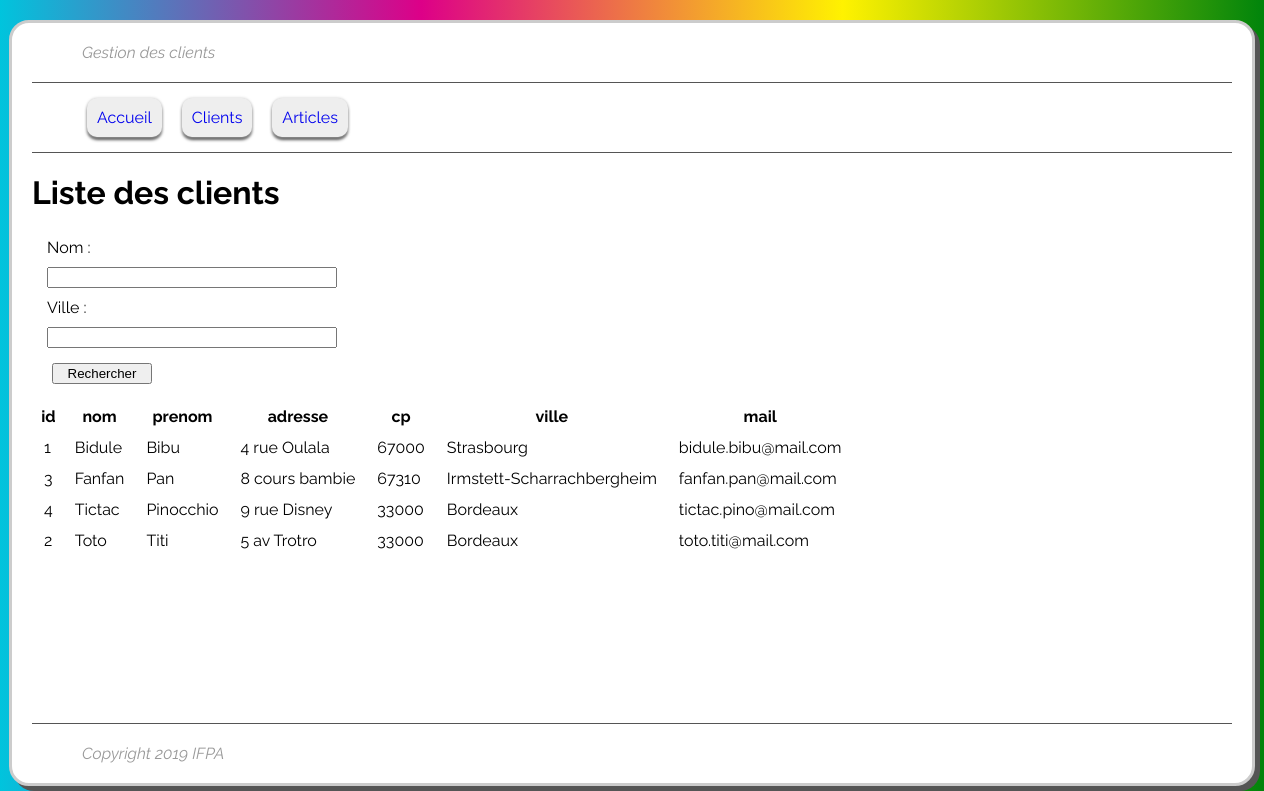
The app's page /?p=clients with its own data.
### tables this page shows
CREATE TABLE `clients` (
  `id` int(11) NOT NULL,
  `nom` varchar(255) NOT NULL,
  `prenom` varchar(255) NOT NULL,
  `adresse` varchar(255) NOT NULL,
  `cp` varchar(255) NOT NULL,
  `ville` varchar(255) NOT NULL,
  `mail` varchar(255) NOT NULL
);

### controler/clients.php (called while the page is built)
<?php
function rechClients($nom = null, $ville = null){
   try{
      $listeClients = getClients($nom, $ville);
      require_once('vues/vue-clients.php');
   }
   catch(Exception $erreur){
      affichErreur($erreur);
   }
}
?>

### modeles/modele.php (called while the page is built, shortened)
<?php
function getConnex(){
   $hote = 'localhost';
   $bdd = 'poo';
   $utilisateur = 'poo';
   $mdp = 'poo';
   $pdo = new PDO('mysql:host='.$hote.';dbname='.$bdd, $utilisateur, $mdp);
   return $pdo;
}
function getClients($nom = null, $ville = null){
   $pdo = getConnex();
   $requete = $pdo->prepare('SELECT * from clients WHERE nom LIKE ? and ville LIKE ? ORDER BY nom, ville;');
   $requete->execute(array($nom.'%', $ville.'%'));
   $liste = $requete->fetchAll(PDO::FETCH_ASSOC);
   return $liste;
}

### vues/vue-clients.php (the view, shortened to what this page needs)
   <h1>Liste des clients</h1>
<form action="" method="get">
<label for="nom">Nom :</label><input type="text" id="nom" name="nom">
<label for="ville">Ville :</label><input type="text" id="ville" name="ville">
<button type="submit">Rechercher</button>
</form>
   <table>
      <thead>
         <tr>
            <th>id</th>
            <th>nom</th>
            <th>prenom</th>
            <th>adresse</th>
            <th>cp</th>
            <th>ville</th>
            <th>mail</th>
         </tr>
      </thead>
      <tbody>
      <?php foreach($listeClients as $ligne): ?>
         <tr>
            <td> <?php echo $ligne['id']; ?> </td>
            <td> <?php echo $ligne['nom']; ?> </td>
            <td> <?php echo $ligne['prenom']; ?> </td>
            <td> <?php echo $ligne['adresse']; ?> </td>
            <td> <?php echo $ligne['cp']; ?> </td>
            <td> <?php echo $ligne['ville']; ?> </td>
            <td> <?php echo $ligne['mail']; ?> </td>
         </tr>
         <?php endforeach; ?>
      </tbody>
   </table>
<?php require_once("templates/template.php"); ?>

### style.css (style rules this page uses)
body { background : linear-gradient(to right, #00c4dd, #dd0088, #fff200, #00840b); height: 100vh; font-family: "Raleway"; }
th { padding-bottom: 5px; }
td { padding: 5px 10px; }
form { display: flex; flex-direction: column; margin: 10px; width: 300px; }
label { margin: 5px; }
input { margin: 5px; }
button { margin: 10px; width: 100px; }

### records on screen
clients: id "1", nom "Bidule", prenom "Bibu", adresse "4 rue Oulala", cp "67000", ville "Strasbourg", mail "bidule.bibu@mail.com"
clients: id "3", nom "Fanfan", prenom "Pan", adresse "8 cours bambie", cp "67310", ville "Irmstett-Scharrachbergheim", mail "fanfan.pan@mail.com"
clients: id "4", nom "Tictac", prenom "Pinocchio", adresse "9 rue Disney", cp "33000", ville "Bordeaux", mail "tictac.pino@mail.com"
clients: id "2", nom "Toto", prenom "Titi", adresse "5 av Trotro", cp "33000", ville "Bordeaux", mail "toto.titi@mail.com"

### other values on screen
$entete "Gestion des clients"
$pied "Copyright 2019 IFPA"
